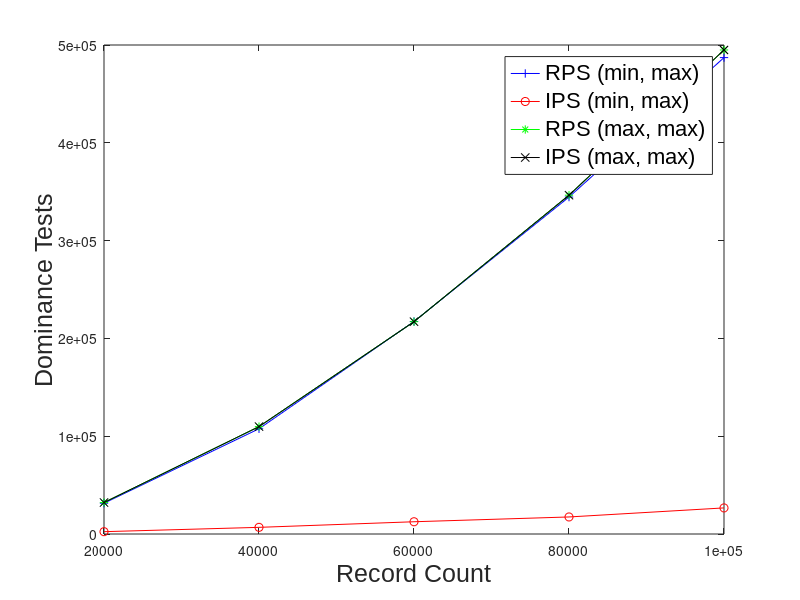

Write the MATLAB code that produced this figure.
x=[20000 40000 60000 80000 100000]

%P-B (Min, Max)
y1=[
    31486
    107597
    217274
    344524
    487111
]

%I-B (Min, Max)
y2=[
    2386
    6806
    12529
    17425
    26679
]

%P-B (Max, Max)
y3=[
    32175
    109801
    217087
    346431
    494901
]

%I-B (Max, Max)
y4=[
    32175
    109801
    217087
    346431
    494901
]


%plot(x, y1, 'b-+', x, y2, 'r-o', x, y3, 'g-*', x, y4, 'k-x');
%ylabel('Dominance Tests');
%xlabel('Record Count');
%legend('P-B (min, max)', 'I-B (min, max)', 'P-B (max, max)', 'I-B (max, max)', 'location', 'NorthWest');
%axis tight
%set(gca, 'XTick', x)
%title('Execution Time vs Image Size');
%print -deps execution_time.eps

figure1 = figure;
axes1 = axes('Parent',figure1,'FontSize',18,'FontName','Arial');
plot1 = plot(x,[y1, y2, y3, y4],'Parent',axes1);
set(plot1(1),'Marker','+','Color','b','DisplayName','RPS (min, max)');
set(plot1(2),'Marker','o','Color','r','DisplayName','IPS (min, max)');
set(plot1(3),'Marker','*','Color','g','DisplayName','RPS (max, max)');
set(plot1(4),'Marker','x','Color','k','DisplayName','IPS (max, max)');

ylabel('Dominance Tests','FontSize',18,'FontName','Arial');
xlabel('Record Count','FontSize',18,'FontName','Arial');

legend1 = legend(axes1,'show');
set(legend1, 'FontName','Arial', 'FontSize', 16);